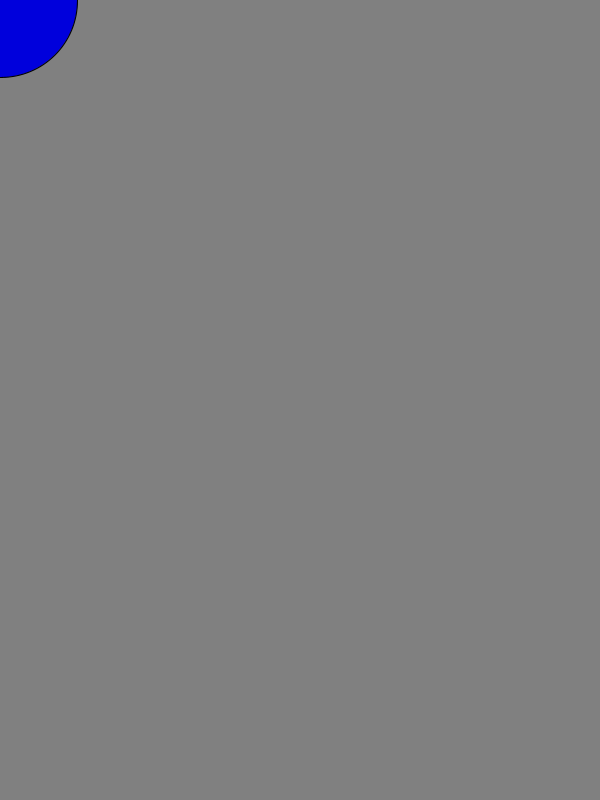
Frame 1 (no input)
Frame 60 (the mouse pressed at the canvas centre just before this capture): identical to frame 1, image omitted
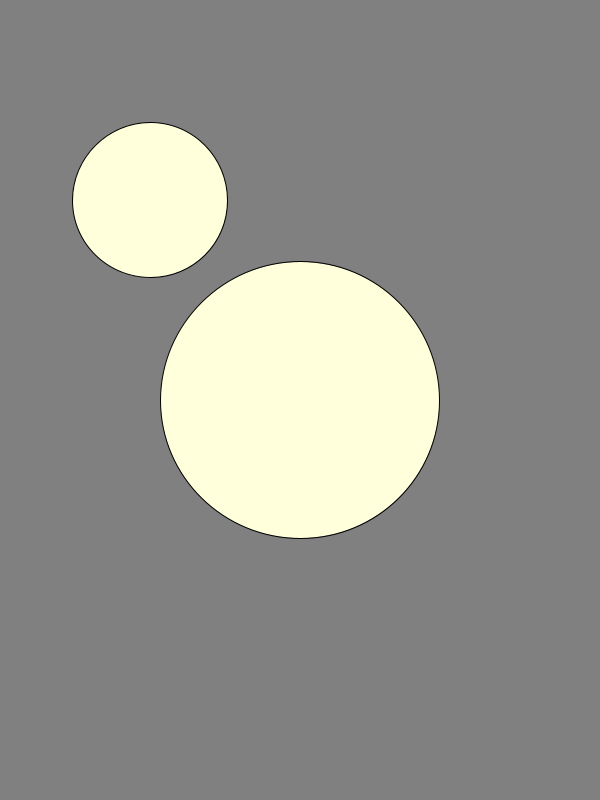
Frame 120 (the mouse held since frame 60 and released just before this capture)

The Processing sketch that drew these frames (run headless with seeded random() and noise(); from frame 60 on, the mouse is pressed at the canvas centre):

// Processing sketch: processing_142740
// ── processing_142740.pde

void setup(){
  size(600, 800);
}

void draw(){
  background(128);
  
  fill(mouseX, mouseY, 220);
  
  ellipse(mouseX, mouseY,
          mouseX * random(0.9, 1),
          mouseX * random(0.9, 1));
                    
  ellipse(mouseX*0.5, mouseY*0.5, 155, 155);
}
